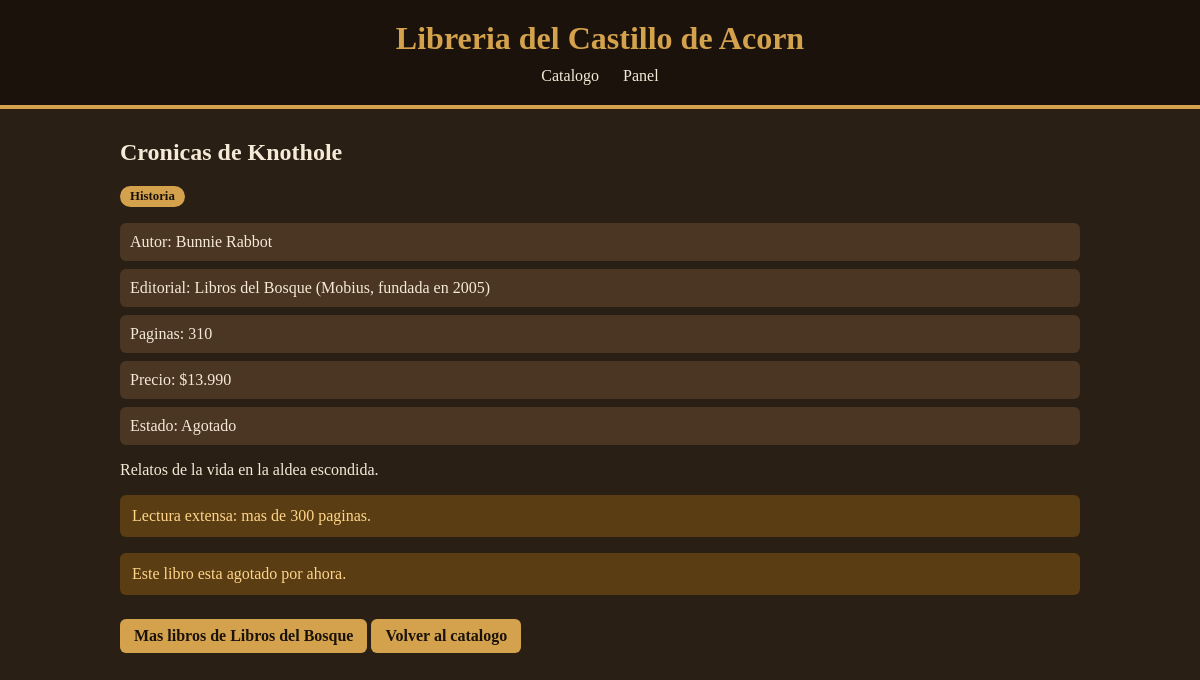
The app's page /libro/6/, older data.
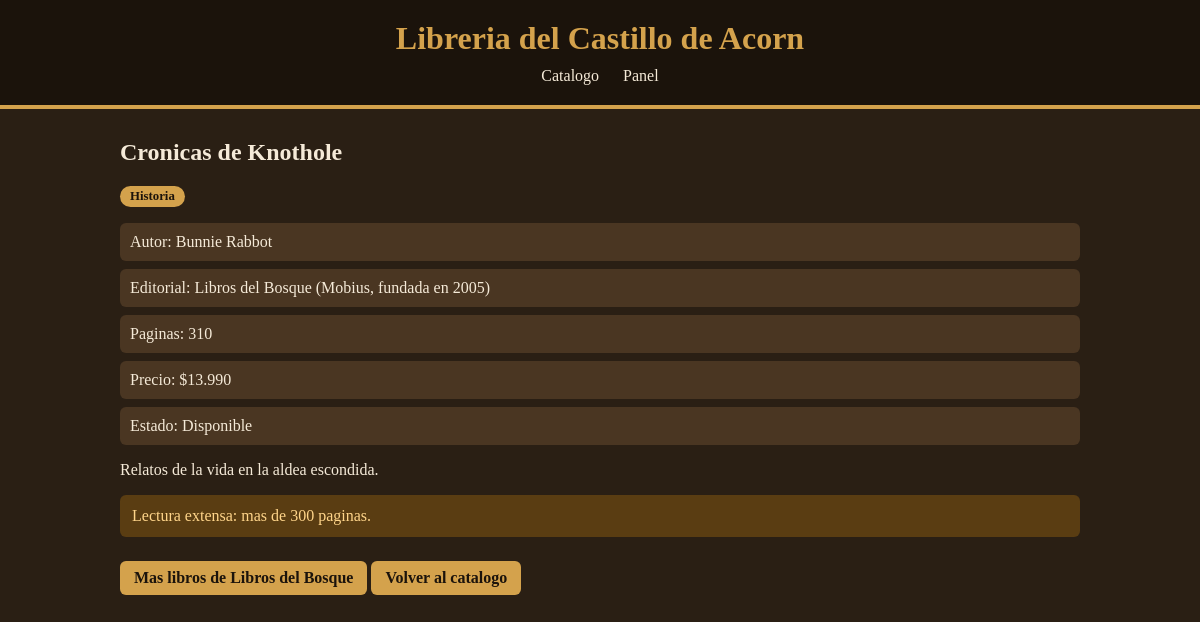
The same page, newer data.
### catalogo/models.py (models this page shows, shortened)
class Libro(models.Model):
    GENEROS = [
        ('aventura', 'Aventura'),
        ('historia', 'Historia'),
        ('ciencia', 'Ciencia'),
        ('estrategia', 'Estrategia'),
    ]
    editorial = models.ForeignKey(
        Editorial,
        on_delete=models.PROTECT,
        related_name='libros',
    )
    titulo = models.CharField(max_length=120)
    autor = models.CharField(max_length=80)
    genero = models.CharField(max_length=15, choices=GENEROS)
    paginas = models.PositiveSmallIntegerField()
    precio = models.PositiveIntegerField()
    disponible = models.BooleanField(default=True)
    sinopsis = models.TextField(blank=True)
    class Meta:
        ordering = ['titulo']
    @property
    def precio_clp(self):
        return f"${self.precio:,}".replace(",",".")

class Editorial(models.Model):
    nombre = models.CharField(max_length=80, unique=True)
    pais = models.CharField(max_length=60)
    fundada = models.PositiveSmallIntegerField()
    activa = models.BooleanField(default=True)
    class Meta:
        ordering = ['nombre']

### catalogo/views.py (the view)
# urls.py: path("libro/<int:id>/", views.detalle, name="detalle"),
def detalle(request, id):
    libro = get_object_or_404(Libro.objects.select_related('editorial'), id=id)
    return render(request, 'catalogo/detalle.html', {'libro': libro})

### catalogo/templates/catalogo/detalle.html (shortened to what this page needs)
{% extends 'base.html' %}
{% block contenido %}
    <h2>{{ libro.titulo }}</h2>
    <span class="genero">{{ libro.get_genero_display }}</span>
    <ul class="datos">
        <li>Autor: {{ libro.autor }}</li>
        <li>Editorial: {{ libro.editorial.nombre }} ({{ libro.editorial.pais }}, fundada en {{ libro.editorial.fundada }})</li>
        <li>Paginas: {{ libro.paginas }}</li>
        <li>Precio: {{ libro.precio_clp }}</li>
        <li>Estado: {{ libro.disponible|yesno:"Disponible,Agotado" }}</li>
    </ul>
    {{ libro.sinopsis|default:"Sin sinopsis."|linebreaks }}
    {% if libro.paginas > 300 %}
        <p class="aviso">Lectura extensa: mas de 300 paginas.</p>
    {% endif %}
    {% if not libro.disponible %}
        <p class="aviso">Este libro esta agotado por ahora.</p>
    {% endif %}
    <a href="{% url 'catalogo:inicio' %}?editorial={{ libro.editorial.id }}" class="boton">Mas libros de {{ libro.editorial.nombre }}</a>
    <a href="{% url 'catalogo:inicio' %}" class="boton">Volver al catalogo</a>
{% endblock %}

Row changes from the older to the newer data that the page shows:
changed Libro "Cronicas de Knothole": disponible "Agotado" → "Disponible"
Text that changed along with them:
text no longer shown: "Este libro esta agotado por ahora."
